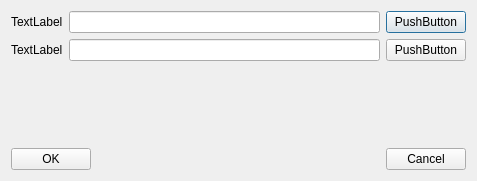
<?xml version="1.0" encoding="UTF-8"?>
<ui version="4.0">
 <class>Dialog</class>
 <widget class="QDialog" name="Dialog">
  <property name="geometry">
   <rect>
    <x>0</x>
    <y>0</y>
    <width>477</width>
    <height>181</height>
   </rect>
  </property>
  <property name="windowTitle">
   <string>Dialog</string>
  </property>
  <layout class="QVBoxLayout" name="verticalLayout">
   <item>
    <layout class="QGridLayout" name="gridLayout">
     <item row="0" column="0">
      <widget class="QLabel" name="label">
       <property name="text">
        <string>TextLabel</string>
       </property>
      </widget>
     </item>
     <item row="0" column="1">
      <widget class="QLineEdit" name="lineEdit"/>
     </item>
     <item row="0" column="2">
      <widget class="QPushButton" name="pushButton">
       <property name="text">
        <string>PushButton</string>
       </property>
      </widget>
     </item>
     <item row="1" column="0">
      <widget class="QLabel" name="label_2">
       <property name="text">
        <string>TextLabel</string>
       </property>
      </widget>
     </item>
     <item row="1" column="1">
      <widget class="QLineEdit" name="lineEdit_2"/>
     </item>
     <item row="1" column="2">
      <widget class="QPushButton" name="pushButton_4">
       <property name="text">
        <string>PushButton</string>
       </property>
      </widget>
     </item>
    </layout>
   </item>
   <item>
    <spacer name="verticalSpacer">
     <property name="orientation">
      <enum>Qt::Vertical</enum>
     </property>
     <property name="sizeHint" stdset="0">
      <size>
       <width>20</width>
       <height>40</height>
      </size>
     </property>
    </spacer>
   </item>
   <item>
    <layout class="QHBoxLayout" name="horizontalLayout">
     <item>
      <widget class="QPushButton" name="pushButton_3">
       <property name="text">
        <string>OK</string>
       </property>
      </widget>
     </item>
     <item>
      <spacer name="horizontalSpacer">
       <property name="orientation">
        <enum>Qt::Horizontal</enum>
       </property>
       <property name="sizeHint" stdset="0">
        <size>
         <width>40</width>
         <height>20</height>
        </size>
       </property>
      </spacer>
     </item>
     <item>
      <widget class="QPushButton" name="pushButton_2">
       <property name="text">
        <string>Cancel</string>
       </property>
      </widget>
     </item>
    </layout>
   </item>
  </layout>
 </widget>
 <resources/>
 <connections/>
</ui>
